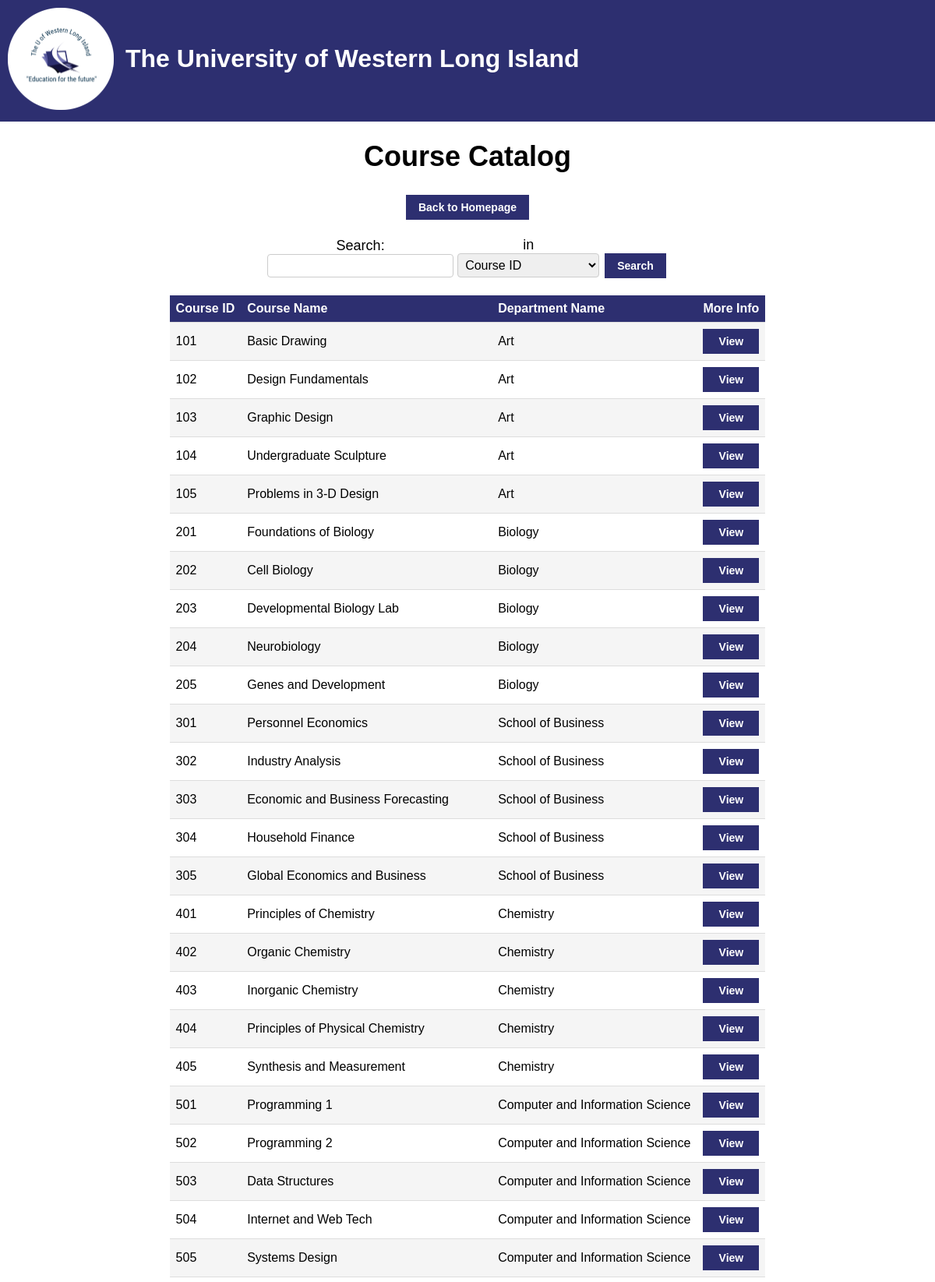
Screenshot of /ViewCourseCatalog.php (upper part) with the database file from the repository.
### tables this page shows
CREATE TABLE IF NOT EXISTS Course (
    `course_ID` int(6) NOT NULL auto_increment unique,
    `course_Name` varchar(50) NOT NULL unique,
    `department_Name` varchar(50) NOT NULL,
    `credits` varchar(12) NOT NULL,
    `description` varchar(255) NOT NULL,
    `hidden` boolean default False,
    PRIMARY KEY (`course_ID`),
    FOREIGN KEY (`department_Name`) REFERENCES `Department` (`department_Name`)
);

### ViewCourseCatalog.php (the view, shortened to what this page needs)
<link rel="stylesheet" href="stylesheet.css">
<!doctype html>
<html>
<head>
    <ul>
    <li><img src = "UpdatedLogo.png" style="width:136;height:131;padding:10px;"></li>
    <li><div class="heading">The University of Western Long Island</div></li>
    </ul>
</head>
<body>
    <h1>Course Catalog</h1>
    <?php
    	$servername = "localhost";
	    $username = "root";
		$password = "";
		$dbname = "RegistrationSystem";
		$conn = new mysqli($servername, $username, $password, $dbname);
        $value = isset($_POST['search']) ? $_POST['search'] : "";
        $column = isset($_POST['in']) ? $_POST['in'] : "course_ID";
        $sql = "SELECT * FROM course WHERE ". $column . " LIKE '%" . $value . "%' AND hidden = 0";
		$courseList = $conn->query($sql);
        echo "<a href='BackToHomepage.php'>Back to Homepage</a><br>";
   	?>
    <p>
        <form method="post" action="ViewCourseCatalog.php">
            <label>Search:
                <input name="search" type="text" value="" size="15"  maxlength="255">
            </label>
            <label>in
                <select name="in">
                    <option value="course_ID">Course ID</option>
                </select>
            </label>
            <input type="submit" value="Search">
        </form>
    </p>
    <?php
        if(mysqli_num_rows($courseList)==0)
            echo "No results found.";
        else
        {
            echo "<form method='post' action='ViewCourseInfo.php'>";
            echo "<p><table><tr>
                <th>Course ID</th>
                <th>Course Name</th>
                <th>Department Name</th>
                <th>More Info</th>
                </tr>";
            while($row = mysqli_fetch_array($courseList))
            {
                echo "<tr><td>" . $row["course_ID"] . "</td>
                        <td>" . $row["course_Name"] . "</td>
                        <td>" . $row["department_Name"] . "</td>
                        <td><button name='ID' type='submit' value='"
                        . $row["course_ID"] . "'> View </button>
                        </td></tr>";
            }
            echo "</table></p></form>";
        }
    ?>
</body>
</html>

### stylesheet.css (style rules this page uses)
ul { list-style-type: none; color: white; margin: 0; padding: 0; overflow: hidden; background-color: #2D2F70; top: 0; }
li { float: left; color: white; }
.heading { color: white; font-size: xx-large; margin-top: 57px; margin-left: 5px; font-weight: bold; }
body { background-color: white; background-repeat: no-repeat; background-position: left top; margin-top:0px; margin-left: 0px; margin-right: 0px; text-align: center; font-size: large; font-family: Arial, Helvetica, sans-serif; }
h1 { color: black; }
p { color: black; }
table { border-collapse: collapse; width: auto; background-color: lightgrey; }
table, th, td { text-align: left; padding: 8px; margin-left: auto; margin-right: auto; border-bottom: 1px solid #ddd; }
td button { width: 100%; }
button { -webkit-appearance: button-bevel; -moz-appearance: button-bevel; appearance: button-bevel; background-color: #2D2F70; border: none; color: white; font-weight: bold; padding: 8px 16px; text-align: center; text-decoration: none; display: inline-block; font-size: 14px; margin: 0; -webkit-transition-duration: 0.4s; transition-duration: 0.4s; cursor: pointer; }
input[type=text], [type=email], [type=password], [type=date], [type=number], select, textarea { width: 100%; padding: 5px; border: 1px solid #ccc; border-radius: 4px; resize: vertical; font-size: 16px; }
label { padding: 0; display: inline-block; }
input[type=submit], [type=reset] { -webkit-appearance: button-bevel; -moz-appearance: button-bevel; appearance: button-bevel; background-color: #2D2F70; border: none; color: white; font-weight: bold; padding: 8px 16px; text-align: center; text-decoration: none; display: inline-block; font-size: 14px; margin: 4px 2px; -webkit-transition-duration: 0.4s; transition-duration: 0.4s; cursor: pointer; }
a { -webkit-appearance: button-bevel; -moz-appearance: button-bevel; appearance: button-bevel; background-color: #2D2F70; border: none; color: white; font-weight: bold; padding: 8px 16px; text-align: center; text-decoration: none; display: inline-block; font-size: 14px; margin: 4px 2px; -webkit-transition-duration: 0.4s; transition-duration: 0.4s; cursor: pointer; }
tr:nth-child(even) { background-color: #F5F5F5 }
tr:nth-child(odd) { background-color: white }
th { background-color: #2D2F70; color: white; position: -webkit-sticky; position: sticky; top: 0; }

### rows the page displays
course: course_ID "101", course_Name "Basic Drawing", department_Name "Art"
course: course_ID "102", course_Name "Design Fundamentals", department_Name "Art"
course: course_ID "103", course_Name "Graphic Design", department_Name "Art"
course: course_ID "104", course_Name "Undergraduate Sculpture", department_Name "Art"
course: course_ID "105", course_Name "Problems in 3-D Design", department_Name "Art"
course: course_ID "201", course_Name "Foundations of Biology", department_Name "Biology"
course: course_ID "202", course_Name "Cell Biology", department_Name "Biology"
course: course_ID "203", course_Name "Developmental Biology Lab", department_Name "Biology"
course: course_ID "204", course_Name "Neurobiology", department_Name "Biology"
course: course_ID "205", course_Name "Genes and Development", department_Name "Biology"
course: course_ID "301", course_Name "Personnel Economics", department_Name "School of Business"
course: course_ID "302", course_Name "Industry Analysis", department_Name "School of Business"
course: course_ID "303", course_Name "Economic and Business Forecasting", department_Name "School of Business"
course: course_ID "304", course_Name "Household Finance", department_Name "School of Business"
course: course_ID "305", course_Name "Global Economics and Business", department_Name "School of Business"
course: course_ID "401", course_Name "Principles of Chemistry", department_Name "Chemistry"
course: course_ID "402", course_Name "Organic Chemistry", department_Name "Chemistry"
course: course_ID "403", course_Name "Inorganic Chemistry", department_Name "Chemistry"
course: course_ID "404", course_Name "Principles of Physical Chemistry", department_Name "Chemistry"
course: course_ID "405", course_Name "Synthesis and Measurement", department_Name "Chemistry"
course: course_ID "501", course_Name "Programming 1", department_Name "Computer and Information Science"
course: course_ID "502", course_Name "Programming 2", department_Name "Computer and Information Science"
course: course_ID "503", course_Name "Data Structures", department_Name "Computer and Information Science"
course: course_ID "504", course_Name "Internet and Web Tech", department_Name "Computer and Information Science"
course: course_ID "505", course_Name "Systems Design", department_Name "Computer and Information Science"
